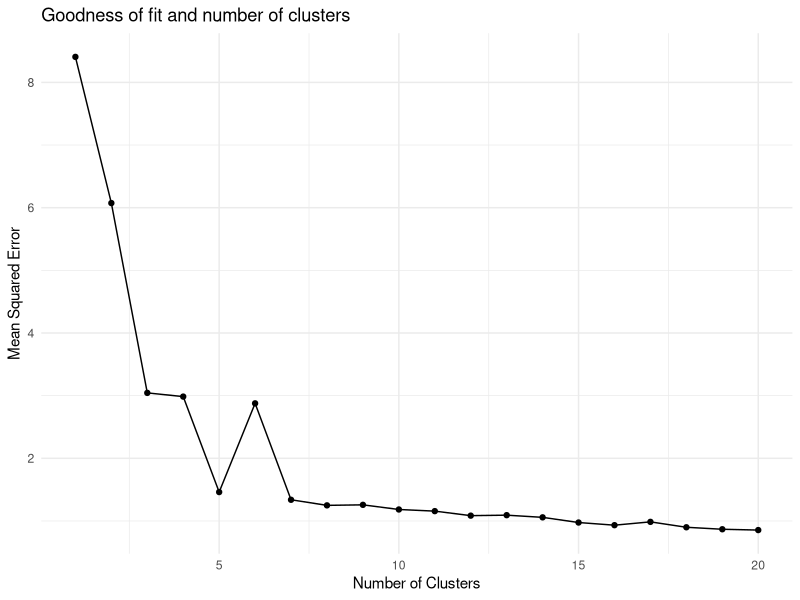
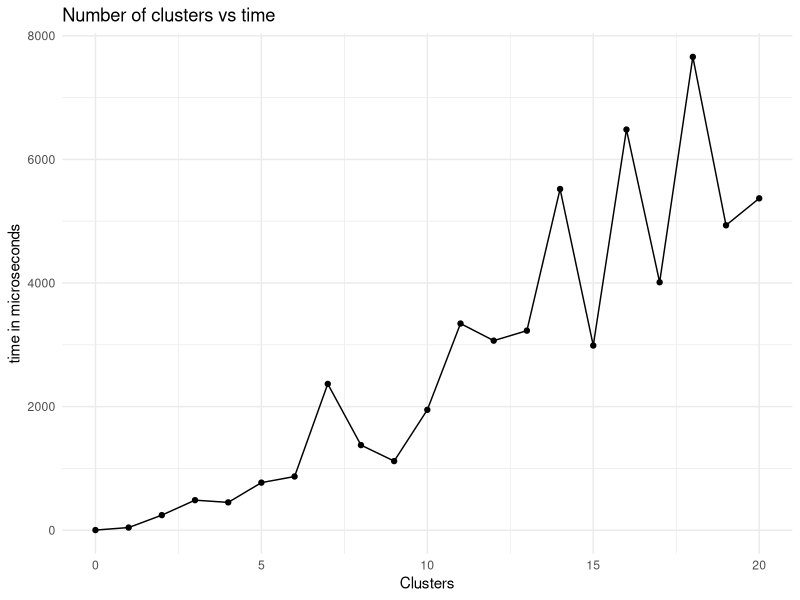
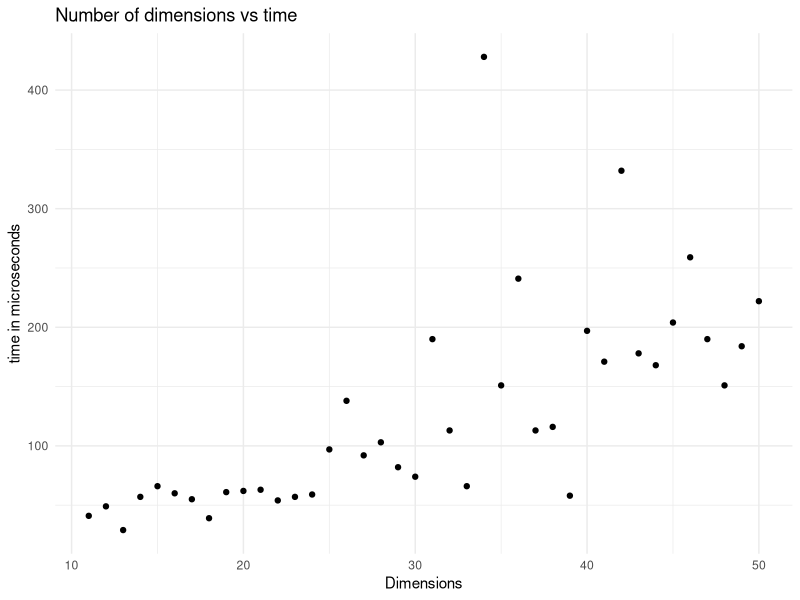
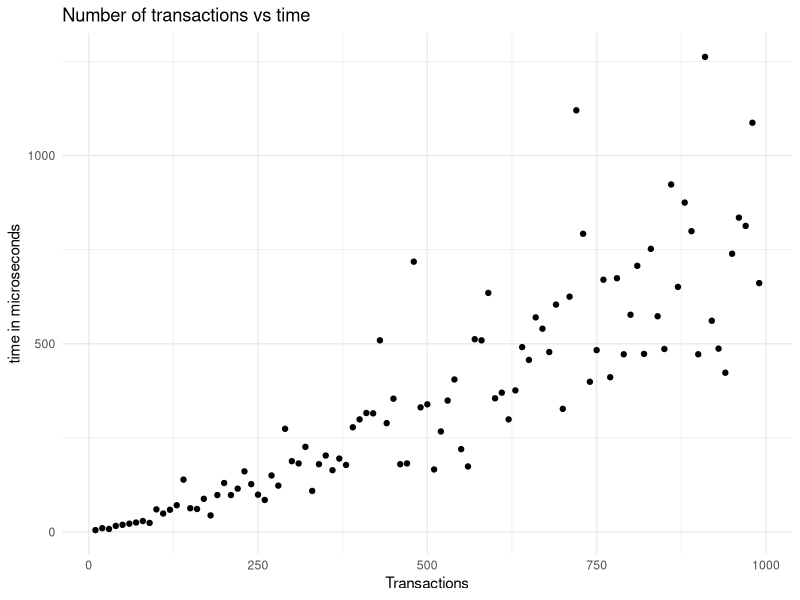

These figures' R source, in order:
library(tidyverse)

fit <- read_csv("plots/fit.csv")

ggplot(data = fit, aes(k,fit)) +
  geom_point() +
  geom_line() +
  xlab("Number of Clusters") +
  ylab("Mean Squared Error") +
  ggtitle("Goodness of fit and number of clusters") +
  theme_minimal()

clusters <- read_csv("plots/cluster.csv")

ggplot(data = clusters, aes(cluster,time)) +
  geom_point() +
  geom_line() +
  xlab("Clusters") +
  ylab("time in microseconds") +
  ggtitle("Number of clusters vs time") +
  theme_minimal()

dimensions <- read_csv("plots/dimensions.csv")

ggplot(data = dimensions, aes(dimensions,time)) +
  geom_point() +
  xlab("Dimensions") +
  ylab("time in microseconds") +
  ggtitle("Number of dimensions vs time") +
  theme_minimal()

transactions <- read_csv("plots/transactions.csv")

ggplot(data = transactions, aes(transactions,time)) +
  geom_point() +
  xlab("Transactions") +
  ylab("time in microseconds") +
  ggtitle("Number of transactions vs time") +
  theme_minimal()
